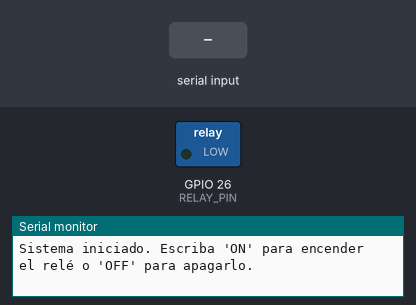
Simulated run of this sketch. Board: ESP32. On the bench: switched loads named in the sketch (green lamp = pin HIGH), the last lines printed to the serial monitor. Inputs (shaded band) come from the test bench.

Above: at 1.2 s.
1.3 s: "ON\n" received over Serial
At 2.3 s:
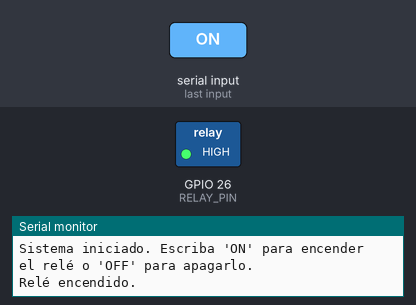
2.8 s: "OFF\n" received over Serial
At 3.5 s:
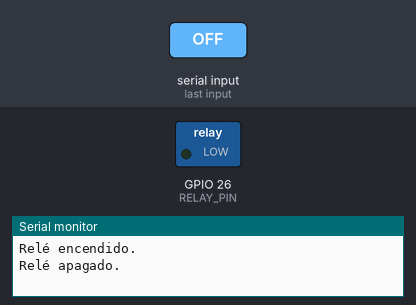
Timing chart, 0 to 5.8 s (numbered marks = the images above; inputs shaded):
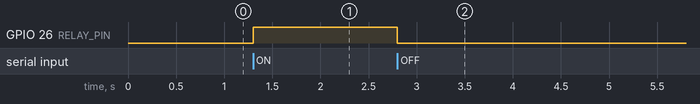

The sketch:

test_bobina.ino
```cpp
// Configuración de pines
#define RELAY_PIN  26   // Pin conectado al módulo de relé

// Variables
bool relayState = false;  // Estado actual del relé

void setup() {
  // Configuración de pines
  pinMode(RELAY_PIN, OUTPUT);    // Configurar el pin del relé como salida

  // Inicializar el estado del relé
  digitalWrite(RELAY_PIN, LOW); // LOW desactiva el relé (depende del módulo)
  Serial.begin(115200);         // Iniciar comunicación serial para entrada de usuario
  Serial.println("Sistema iniciado. Escriba 'ON' para encender el relé o 'OFF' para apagarlo.");
}

void loop() {
  // Verificar si hay datos disponibles en la terminal serial
  if (Serial.available() > 0) {
    String input = Serial.readStringUntil('\n'); // Leer la entrada hasta un salto de línea
    input.trim(); // Eliminar espacios adicionales

    if (input.equalsIgnoreCase("ON")) {
      relayState = true;
      digitalWrite(RELAY_PIN, HIGH); // Activar el relé
      Serial.println("Relé encendido.");
    } else if (input.equalsIgnoreCase("OFF")) {
      relayState = false;
      digitalWrite(RELAY_PIN, LOW); // Desactivar el relé
      Serial.println("Relé apagado.");
    } else {
      Serial.println("Comando no reconocido. Use 'ON' o 'OFF'.");
    }
  }
}
```

Measured:
- after the input at 1.3 s, GPIO 26 (RELAY_PIN): LOW → HIGH at once
- after the input at 2.8 s, GPIO 26 (RELAY_PIN): HIGH → LOW at once
